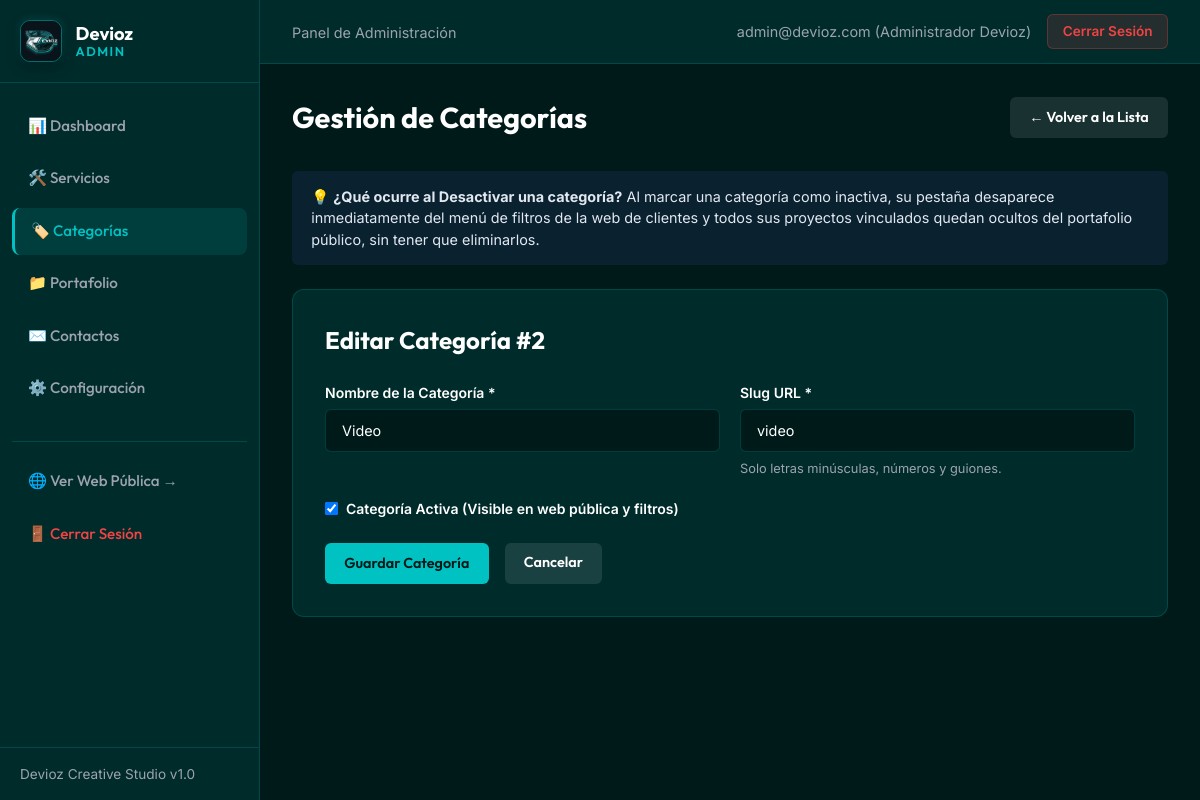
Page /admin/categorias.php?action=edit&id=2 (signed in) on the committed database.
### tables this page shows
CREATE TABLE `categorias` (
  `id` INT AUTO_INCREMENT PRIMARY KEY,
  `nombre` VARCHAR(100) NOT NULL,
  `slug` VARCHAR(120) NOT NULL UNIQUE,
  `estado` TINYINT DEFAULT 1 COMMENT '1: Activo, 0: Inactivo',
  `creado_en` TIMESTAMP DEFAULT CURRENT_TIMESTAMP,
  KEY `idx_categorias_estado` (`estado`)
);

### backend/helpers/validation.php (called while the page is built, shortened)
<?php
function sanitizeText($data) {
    return htmlspecialchars(trim($data), ENT_QUOTES, 'UTF-8');
}

### admin/categorias.php (the view, shortened to what this page needs)
<?php
require_once __DIR__ . '/../backend/helpers/validation.php';
$pdo = getPDOConnection();
$action = sanitizeText($_GET['action'] ?? 'list');
$editCategory = null;
if ($action === 'edit' && isset($_GET['id'])) {
    $id = (int)$_GET['id'];
    $stmt = $pdo->prepare("SELECT * FROM categorias WHERE id = :id");
    $stmt->execute(['id' => $id]);
    $editCategory = $stmt->fetch();
}
require_once __DIR__ . '/includes/header.php';
?>
<div class="page-title-box">
  <h1 class="page-title">Gestión de Categorías</h1>
  <?php if ($action === 'list'): ?>
    <a href="categorias.php?action=create" class="btn-admin btn-admin-primary">+ Nueva Categoría</a>
  <?php else: ?>
    <a href="categorias.php" class="btn-admin btn-admin-secondary">&larr; Volver a la Lista</a>
  <?php endif; ?>
</div>
<div class="alert-admin alert-admin-info" style="background: rgba(99, 102, 241, 0.1); border-left: 4px solid var(--devioz-accent); color: #e2e8f0; margin-bottom: 1.5rem; padding: 0.9rem 1.2rem; border-radius: 6px; font-size: 0.9rem;">
  💡 <strong>¿Qué ocurre al Desactivar una categoría?</strong> Al marcar una categoría como inactiva, su pestaña desaparece inmediatamente del menú de filtros de la web de clientes y todos sus proyectos vinculados quedan ocultos del portafolio público, sin tener que eliminarlos.
</div>
<?php if ($action === 'create' || $action === 'edit'): ?>
  <div class="admin-card">
    <h2 style="font-family: var(--font-heading); margin-bottom: 1.5rem;">
      <?php echo $editCategory ? 'Editar Categoría #' . $editCategory['id'] : 'Crear Nueva Categoría'; ?>
    </h2>
    <form method="POST" action="categorias.php">
      <div class="form-grid">
        <div class="form-group-admin">
          <label for="nombre">Nombre de la Categoría *</label>
          <input type="text" id="nombre" name="nombre" class="form-control-admin" maxlength="100" required value="<?php echo htmlspecialchars($editCategory['nombre'] ?? ''); ?>">
        </div>
        <div class="form-group-admin">
          <label for="slug">Slug URL *</label>
          <input type="text" id="slug" name="slug" class="form-control-admin" maxlength="120" placeholder="ej-branding" required value="<?php echo htmlspecialchars($editCategory['slug'] ?? ''); ?>">
          <small style="color: var(--devioz-gray); font-size: 0.8rem;">Solo letras minúsculas, números y guiones.</small>
        </div>
        <div class="form-group-admin full">
          <label style="display: flex; align-items: center; gap: 0.5rem; cursor: pointer;">
            <input type="checkbox" name="estado" value="1" <?php echo (!isset($editCategory) || $editCategory['estado'] == 1) ? 'checked' : ''; ?>>
            <span>Categoría Activa (Visible en web pública y filtros)</span>
          </label>
        </div>
      </div>
      <div style="margin-top: 1.5rem; display: flex; gap: 1rem;">
        <button type="submit" class="btn-admin btn-admin-primary">Guardar Categoría</button>
        <a href="categorias.php" class="btn-admin btn-admin-secondary">Cancelar</a>
      </div>
    </form>
  </div>
<?php endif; ?>
<?php require_once __DIR__ . '/includes/footer.php'; ?>

### admin/assets/css/admin.css (style rules this page uses)
:root { --devioz-primary: #00c2c2; --devioz-primary-hover: #00d4d4; --devioz-dark: #001a1a; --devioz-dark-secondary: #002b2b; --devioz-teal-deep: #004d4d; --devioz-teal: #14b8a6; --devioz-white: #ffffff; --devioz-gray: #9ca3af; --devioz-border: rgba(0, 194, 194, 0.2); --devioz-danger: #ef4444; --devioz-success: #25d366; --devioz-warning: #f59e0b; --sidebar-width: 260px; --font-heading: 'Outfit', sans-serif; --font-body: 'Inter', sans-serif; }
*, *::before, *::after { box-sizing: border-box; margin: 0; padding: 0; }
body { font-family: var(--font-body); background-color: var(--devioz-dark); color: var(--devioz-white); line-height: 1.5; display: flex; min-height: 100vh; }
a { color: inherit; text-decoration: none; }
.page-title-box { margin-bottom: 2rem; display: flex; align-items: center; justify-content: space-between; }
.page-title { font-family: var(--font-heading); font-size: 1.8rem; font-weight: 700; }
.btn-admin { display: inline-flex; align-items: center; gap: 0.4rem; padding: 0.6rem 1.2rem; font-family: var(--font-heading); font-size: 0.9rem; font-weight: 600; border-radius: 6px; border: none; cursor: pointer; transition: all 0.2s ease; }
.btn-admin-primary { background: var(--devioz-primary); color: var(--devioz-dark); }
.btn-admin-secondary { background: rgba(255,255,255,0.1); color: #fff; }
.admin-card { background: var(--devioz-dark-secondary); border: 1px solid var(--devioz-border); border-radius: 12px; padding: 2rem; margin-bottom: 2rem; }
.form-grid { display: grid; grid-template-columns: repeat(2, 1fr); gap: 1.25rem; }
.form-group-admin { display: flex; flex-direction: column; gap: 0.4rem; }
.form-group-admin.full { grid-column: span 2; }
.form-group-admin label { font-size: 0.875rem; font-weight: 600; color: var(--devioz-white); }
.form-control-admin { background: var(--devioz-dark); border: 1px solid var(--devioz-border); border-radius: 6px; padding: 0.75rem 1rem; color: #fff; font-family: var(--font-body); font-size: 0.9rem; outline: none; }
.alert-admin { padding: 1rem 1.25rem; border-radius: 8px; margin-bottom: 1.5rem; font-size: 0.9rem; }

### rows in the picture
categorias: id "2", nombre "Video", slug "video", estado "☑"

### other values in the picture
$currentUser['email'] "admin@devioz.com"
$currentUser['nombre'] "Administrador Devioz"
